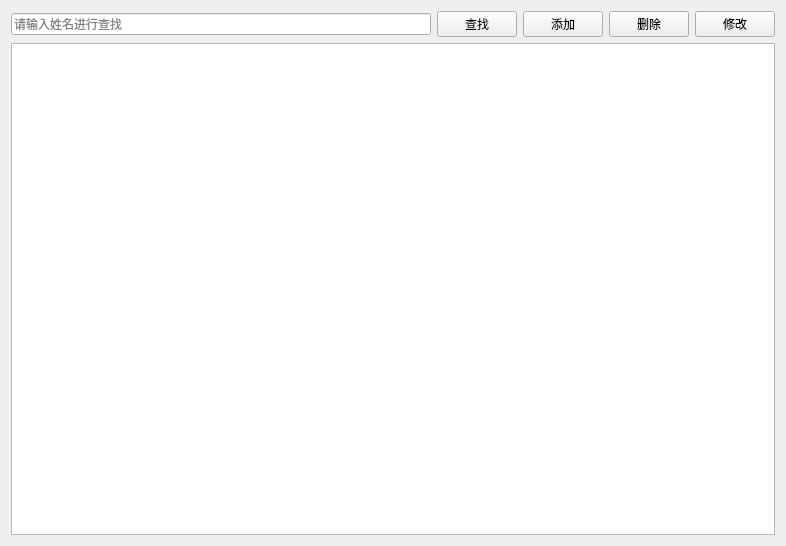
<?xml version="1.0" encoding="UTF-8"?>
<ui version="4.0">
 <class>PatientView</class>
 <widget class="QWidget" name="PatientView">
  <property name="geometry">
   <rect>
    <x>0</x>
    <y>0</y>
    <width>786</width>
    <height>546</height>
   </rect>
  </property>
  <property name="windowTitle">
   <string>患者管理</string>
  </property>
  <layout class="QGridLayout" name="gridLayout">
   <item row="0" column="0">
    <layout class="QHBoxLayout" name="horizontalLayout">
     <item>
      <widget class="QLineEdit" name="txtSearch">
       <property name="placeholderText">
        <string>请输入姓名进行查找</string>
       </property>
      </widget>
     </item>
     <item>
      <widget class="QPushButton" name="btnSearch">
       <property name="text">
        <string>查找</string>
       </property>
       <property name="icon">
        <iconset theme="QIcon::ThemeIcon::EditFind"/>
       </property>
      </widget>
     </item>
     <item>
      <widget class="QPushButton" name="btnAdd">
       <property name="text">
        <string>添加</string>
       </property>
       <property name="icon">
        <iconset theme="QIcon::ThemeIcon::ListAdd"/>
       </property>
      </widget>
     </item>
     <item>
      <widget class="QPushButton" name="addDelete">
       <property name="text">
        <string>删除</string>
       </property>
       <property name="icon">
        <iconset theme="QIcon::ThemeIcon::EditDelete"/>
       </property>
      </widget>
     </item>
     <item>
      <widget class="QPushButton" name="btnEdit">
       <property name="text">
        <string>修改</string>
       </property>
       <property name="icon">
        <iconset theme="QIcon::ThemeIcon::MailMessageNew"/>
       </property>
      </widget>
     </item>
    </layout>
   </item>
   <item row="1" column="0">
    <widget class="QTableView" name="tableView"/>
   </item>
  </layout>
 </widget>
 <resources/>
 <connections/>
</ui>
